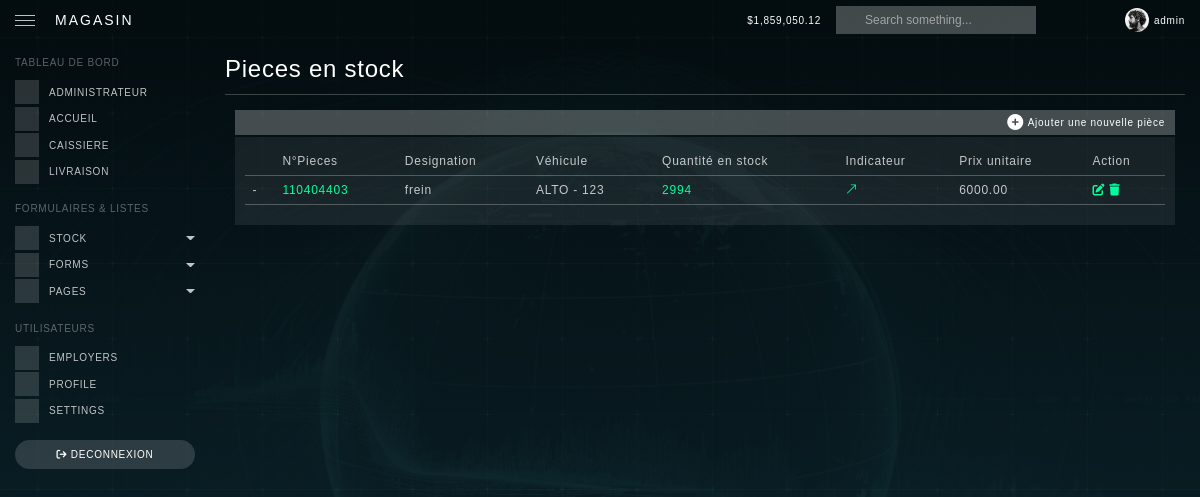
The page /stock/piece/new/ (signed in) on the database its author committed.
### stock/models.py (models this page shows, shortened)
class Piece(models.Model):
    type_voiture = models.ForeignKey(Categorie, on_delete=models.CASCADE)
    numero_piece = models.CharField(max_length=100)
    designation = models.CharField(max_length=255)
    prix_unitaire = models.DecimalField(max_digits=10, decimal_places=2)
    quantite = models.PositiveIntegerField()
    emplacement = models.CharField(max_length=255)
    utilisateur = models.ForeignKey(User, on_delete=models.SET_NULL, null=True)
    fournisseur = models.ForeignKey(Fournisseur, on_delete=models.SET_NULL, null=True)

class Categorie(models.Model):
    type_voiture = models.CharField(max_length=100)
    numero = models.CharField(max_length=100, unique=True)
    def __str__(self):
        return f"{self.type_voiture} - {self.numero}"

### stock/views.py (the view)
# urls.py: path('piece/new/',piece_create, name='piece_create'),
@user_passes_test(is_admin_magasin)
def piece_create(request):
    stock = Piece.objects.all()
    if request.method == 'POST':
        form = PieceForm(request.POST)
        if form.is_valid():
            numero_piece = form.cleaned_data['numero_piece']
            type_voiture = form.cleaned_data['type_voiture']
            quantite = form.cleaned_data['quantite']
            try:
                piece = Piece.objects.get(numero_piece=numero_piece,type_voiture=type_voiture)
                piece.quantite += quantite
                piece.save()
                messages.success(request, f"La quantité de la pièce {numero_piece} a été mise à jour.")
            except Piece.DoesNotExist:
                piece = form.save(commit=False)
                piece.utilisateur = request.user
                piece.save()
                messages.success(request, f"La pièce {numero_piece} a été ajoutée.")
            return redirect('piece_create')
    else:
        form = PieceForm()
    return render(request, 'create_piece.html', {'form': form, 'stocks': stock})

### stock/forms.py
class PieceForm(forms.ModelForm):
    class Meta:
        model = Piece
        fields = ['type_voiture', 'numero_piece', 'designation', 'prix_unitaire', 'quantite', 'emplacement', 'fournisseur']
        widgets = {
            'type_voiture': forms.Select(attrs={'class':'form-control'}),
            'numero_piece': forms.TextInput(attrs={'class':'form-control',"placeholder":"000"}),
            'designation': forms.TextInput(attrs={'class':'form-control',"placeholder":"Frein....",}),
            'prix_unitaire': forms.NumberInput(attrs={'class':'form-control',"placeholder":"...0frscfa",}),
            'quantite': forms.NumberInput(attrs={'class':'form-control',"placeholder":"0",}),
            'emplacement': forms.TextInput(attrs={'class':'form-control',"placeholder":"E1 R1",}),
            'fournisseur': forms.Select(attrs={'class':'form-control',"placeholder":"Cfao...",}),
        }

### stock/models.py (called while the page is built)
    def __str__(self):
        return self.nom

### stock/views.py (called while the page is built)
def is_admin_magasin(user):
    return user.groups.filter(name='AdminMagasin').exists()

### stock/templates/create_piece.html (shortened to what this page needs)
{% extends "base.html" %} {% block title %}Liste des utilisateurs{% endblock %} {% block main_content %}
<div id="content" class="app-content">
    <div class="container">
        <div class="row justify-content-center">
            <div class="col-xl-12">
                <div class="row">
                    <h1 class="page-header">
                        Pieces en stock
                    </h1>
                    <hr class="mb-4 opacity-3" />
                    <div id="datatable" class="mb-5">
                        <div class="card">
                            <div class="card-header with-btn">
                                <div class="card-header-btn">
                                    <a href="#" data-bs-target="#modalCoverExample" class="btn btn-theme" data-bs-toggle="modal"><i class="fas fa-plus-circle"></i></a>
                                </div>
                                Ajouter une nouvelle pièce
                            </div>
                            <div class="card-body">
                                <table id="datatableDefault" width="100%" class="table text-nowrap">
                                    <thead>
                                        <tr>
                                            <th></th>
                                            <th>N°Pieces</th>
                                            <th>Designation</th>
                                            <th>Véhicule</th>
                                            <th>Quantité en stock</th>
                                            <th>Indicateur</th>
                                            <th>Prix unitaire</th>
                                            <th>Action</th>
                                        </tr>
                                    </thead>
                                    <tbody>
                                        {% for piece in stocks %}
                                        <tr>
                                            <td>-</td>
                                            <td><a style="text-decoration:none" href="#">{{ piece.numero_piece }} </a></td>
                                            <td>{{piece.designation}}</td>
                                            <td>{{piece.type_voiture}}</td>
                                            <td>
                                                {% if piece.quantite < 10 %}
                                                    <a style="text-decoration:none" class="text-danger">{{piece.quantite}}</a>
                                                {% elif piece.quantite == 10 %}
                                                    <a style="text-decoration:none" class="text-warning">{{piece.quantite}}</a>
                                                {% else %}
                                                    <a style="text-decoration:none" class="text-theme">{{piece.quantite}}</a>
                                                {% endif %}
                                            </td>
                                            <td>
                                                {% if piece.quantite > 10 %}
                                                <i class="bi bi-arrow-up-right text-theme"></i> {% elif piece.quantite == 10 %}
                                                <i class="bi bi-dash text-warning"></i> {% else %}
                                                <i class="bi bi-arrow-down-right text-danger"></i> {% endif %}
                                            </td>
                                            <td>{{piece.prix_unitaire}}</td>
                                            <td>
                                                <a href="{% url 'piece_update' piece.pk %}"><i class="fa fa-edit"></i></a>
                                                <a href="{% url 'piece_delete' piece.pk %}"><i class="fa fa-trash"></i></a>
                                            </td>
                                        </tr>
                                        {% endfor%}
                                    </tbody>
                                </table>
                            </div>
                        </div>
                    </div>
                </div>
            </div>
        </div>
    </div>
</div>
{% endblock %}

### stock/templates/base.html (shortened to what this page needs)
{% load static %} {% if user.is_authenticated %}
<!DOCTYPE html>
<html lang="en">
<head>
    <link href="{% static 'assets/css/vendor.min.css' %}" rel="stylesheet" />
    <link href="{% static 'assets/css/app.min.css' %}" rel="stylesheet" />
    <link href="{% static 'assets/plugins/jvectormap-next/jquery-jvectormap.css' %} " rel="stylesheet" />
    <link href="{% static 'assets/plugins/datatables.net-bs5/css/dataTables.bootstrap5.min.css' %} " rel="stylesheet" />
    <link href="{% static 'assets/plugins/datatables.net-buttons-bs5/css/buttons.bootstrap5.min.css' %} " rel="stylesheet" />
    <link href="{% static 'assets/plugins/datatables.net-responsive-bs5/css/responsive.bootstrap5.min.css' %} " rel="stylesheet" />
    <link href="{% static 'assets/plugins/bootstrap-table/dist/bootstrap-table.min.css' %} " rel="stylesheet" />
</head>
<body>
    <div id="app" class="app">
        <div id="header" class="app-header">
            <div class="desktop-toggler">
                <button type="button" class="menu-toggler" data-toggle-class="app-sidebar-collapsed" data-dismiss-class="app-sidebar-toggled" data-toggle-target=".app">
				<span class="bar"></span>
				<span class="bar"></span>
				<span class="bar"></span>
			</button>
            </div>
            <div class="brand">
                <a href="" class="brand-logo w-100">
                    <span class="brand-text fw-500 fs-14px">MAGASIN</span>
                </a>
            </div>
            <div class="menu">
                <div class="menu-item dropdown d-lg-flex d-none">
                    <a href="#" class="menu-link">
                        <span>$1,859,050.12</span>
                    </a>
                </div>
                <div class="menu-item dropdown d-lg-flex d-none me-3">
                    <div class="menu-search-inline">
                        <iconify-icon icon="ph:magnifying-glass-duotone" class="menu-icon"></iconify-icon>
                        <input class="form-control" placeholder="Search something..." value name="keywords" />
                    </div>
                </div>
                <div class="menu-item dropdown dropdown-mobile-full">
                    <a href="#" data-bs-toggle="dropdown" data-bs-display="static" class="menu-link menu-link-icon">
                    </a>
                </div>
                <div class="menu-item dropdown dropdown-mobile-full">
                    <a href="#" data-bs-toggle="dropdown" data-bs-display="static" class="menu-link menu-link-icon">
                    </a>
                </div>
                <div class="menu-item dropdown dropdown-mobile-full">
                    <a href="#" data-bs-toggle="dropdown" data-bs-display="static" class="menu-link d-flex align-items-center">
                        <div class="menu-img online me-sm-2 ms-lg-0 ms-n2">
                            <img src="assets/img/user/profile.jpg" alt="Profile" class />
                        </div>
                        <div class="menu-text d-sm-block d-none">
                            <span class="d-block"><span><span class="__cf_email__" >{{user.username}}</span></span>
                            </span>
                        </div>
                    </a>
                </div>
            </div>
        </div>
        <div id="sidebar" class="app-sidebar">
            <div class="app-sidebar-content" data-scrollbar="true" data-height="100%">
                <div class="menu">
                    <div class="menu-header">TABLEAU DE BORD</div>
                    <div class="menu-item {% if request.resolver_match.url_name == 'adminmagasin' %}active{% endif %}">
    <a href="{% url 'adminmagasin' %}" class="menu-link">
        <span class="menu-icon"><iconify-icon icon="fluent-mdl2:b-i-dashboard"></iconify-icon></span>
        <span class="menu-text">ADMINISTRATEUR</span>
    </a>
</div>
<div class="menu-item {% if request.resolver_match.url_name == 'piece_list_accueil' %}active{% endif %}">
    <a href="{% url 'piece_list_accueil' %}" class="menu-link">
        <span class="menu-icon">
        </span>
        <span class="menu-text">ACCUEIL</span>
    </a>
</div>
                    <div class="menu-item {% if request.resolver_match.url_name == 'caisseDashboard' %}active{% endif %} ">
                        <a href="{% url 'caisseDashboard' %}" class="menu-link">
                            <span class="menu-icon">
							</span>
                            <span class="menu-text">CAISSIERE</span>
                        </a>
                    </div>
                    <div class="menu-item {% if request.resolver_match.url_name == 'livraison_dashboard' %}active{% endif %} ">
                        <a href="{% url 'livraison_dashboard' %}" class="menu-link">
                            <span class="menu-icon">
							</span>
                            <span class="menu-text">LIVRAISON</span>
                        </a>
                    </div>
                    <div class="menu-header">FORMULAIRES & LISTES</div>
                    <div class="menu-item has-sub ">
                        <a href="javascript:;" class="menu-link">
                            <div class="menu-icon">
                            </div>
                            <div class="menu-text d-flex align-items-center">STOCK</div>
                            <span class="menu-caret"><b class="caret"></b></span>
                        </a>
                    </div>
                    <div class="menu-item has-sub ">
                        <a href="#" class="menu-link">
                            <span class="menu-icon">
							</span>
                            <span class="menu-text">FORMS</span>
                            <span class="menu-caret"><b class="caret"></b></span>
                        </a>
                    </div>
                    <div class="menu-item has-sub ">
                        <a href="#" class="menu-link">
                            <span class="menu-icon">
						</span>
                            <span class="menu-text">PAGES</span>
                            <span class="menu-caret"><b class="caret"></b></span>
                        </a>
                    </div>
                    <div class="menu-header">UTILISATEURS</div>
                    <div class="menu-item {% if request.resolver_match.url_name == 'user_create' %}active{% endif %}">
                        <a href="{% url 'user_create' %}" class="menu-link">
                            <span class="menu-icon"><iconify-icon icon="ph:users"></iconify-icon></span>
                            <span class="menu-text">EMPLOYERS</span>
                        </a>
                    </div>
                    <div class="menu-item {% if request.resolver_match.url_name == 'user_detail' %}active{% endif %}">
                        <a href="{% url 'user_detail' user.pk %} " class="menu-link ">
                            <span class="menu-icon "><iconify-icon icon="ph:user-focus-duotone "></iconify-icon></span>
                            <span class="menu-text ">PROFILE</span>
                        </a>
                    </div>
                    <div class="menu-item ">
                        <a href="settings.html " class="menu-link ">
                            <span class="menu-icon "><iconify-icon icon="ph:gear-duotone "></iconify-icon></span>
                            <span class="menu-text ">SETTINGS</span>
                        </a>
                    </div>
                    <div class="mt-auto p-15px w-100 ">
                        <a href="{% url 'deconnexion' %} " target="_blank " class="btn d-block btn-secondary btn-sm py-6px w-100 " style="border-radius: 20px; "><i class="fa fa-sign-out " aria-hidden="true "></i> DECONNEXION</a>
                    </div>
                </div>
            </div>
        </div>
        {% block main_content %}
		{% endblock %}
    </div>
</body>
</html>
{% endif %}

### rows shown on the page
Piece: numero_piece "110404403", designation "frein", type_voiture "ALTO - 123", quantite "2994", prix_unitaire "6000.00"

### other values the page prints
{{ user.username }} "admin"
